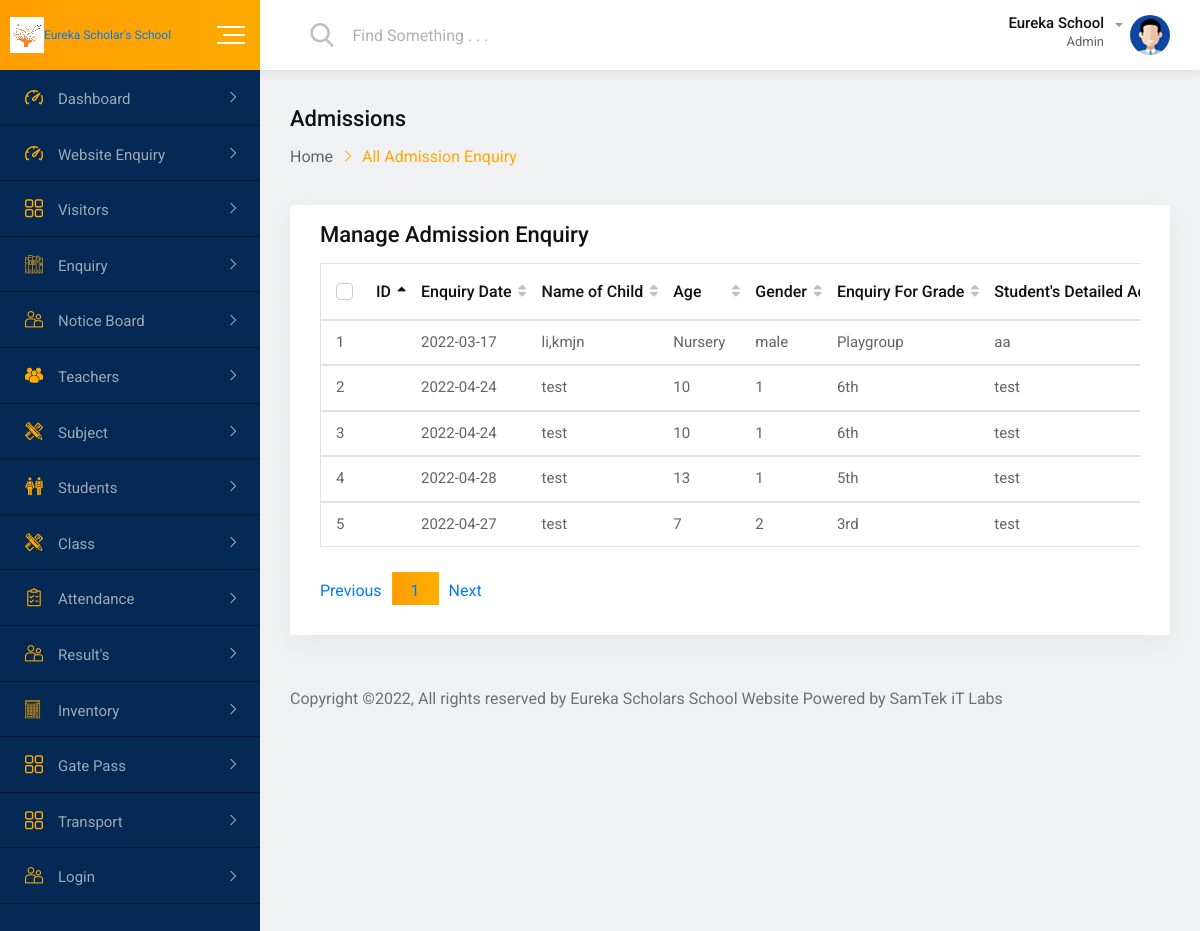
Page /all-admission-enquiry.php on the committed database.
### tables this page shows
CREATE TABLE `office_enq` (
  `Oid` int(200) NOT NULL,
  `enqdate` varchar(200) NOT NULL,
  `childName` varchar(200) NOT NULL,
  `age` varchar(150) NOT NULL,
  `sgender` varchar(200) NOT NULL,
  `class` varchar(100) NOT NULL,
  `saddress` varchar(200) NOT NULL,
  `PschoolName` varchar(200) NOT NULL,
  `PschoolBoard` varchar(200) NOT NULL,
  `PschoolLeave` varchar(200) NOT NULL,
  `sfname` varchar(200) NOT NULL,
  `Occupation` varchar(200) NOT NULL,
  `FatherMNo` text NOT NULL,
  `femail` varchar(200) NOT NULL,
  `smname` varchar(200) NOT NULL,
  `MOccupation` varchar(200) NOT NULL,
  `MotherMNo` varchar(200) NOT NULL,
  `memail` varchar(200) NOT NULL,
  `Come` varchar(200) NOT NULL,
  `enqhandle` varchar(200) NOT NULL,
  `enqtype` varchar(200) NOT NULL,
  `remark` varchar(200) NOT NULL,
  `followup` varchar(200) NOT NULL,
  `status` varchar(200) NOT NULL
);

### all-admission-enquiry.php (the view, shortened to what this page needs)
<?php
include 'db.php';
?>
<!doctype html>
<html class="no-js" lang="">
<head>
    <link rel="stylesheet" href="css/normalize.css">
    <link rel="stylesheet" href="css/main.css">
    <link rel="stylesheet" href="css/bootstrap.min.css">
    <link rel="stylesheet" href="css/all.min.css">
    <link rel="stylesheet" href="fonts/flaticon.css">
    <link rel="stylesheet" href="css/fullcalendar.min.css">
    <link rel="stylesheet" href="css/animate.min.css">
    <link rel="stylesheet" href="style.css">
</head>
<body>
    <div id="wrapper" class="wrapper bg-ash">
        <div class="navbar navbar-expand-md header-menu-one bg-light">
            <div class="nav-bar-header-one">
                <div class="header-logo">
                    <a href="index1.php">
                        <img src="img/icon.png" alt="logo"><span style="font-size:1vw","color:red;">Eureka Scholar's School</span>
                     </a>
                </div>
                <div class="toggle-button sidebar-toggle">
                    <button type="button" class="item-link">
                        <span class="btn-icon-wrap">
                            <span></span>
                            <span></span>
                            <span></span>
                        </span>
                    </button>
                </div>
            </div>
            <div class="header-main-menu collapse navbar-collapse" id="mobile-navbar">
                <ul class="navbar-nav">
                    <li class="navbar-item header-search-bar">
                        <div class="input-group stylish-input-group">
                            <span class="input-group-addon">
                                <button type="submit">
                                    <span class="flaticon-search" aria-hidden="true"></span>
                            </button>
                            </span>
                            <input type="text" class="form-control" placeholder="Find Something . . .">
                        </div>
                    </li>
                </ul>
                <ul class="navbar-nav">
                    <li class="navbar-item dropdown header-admin">
                        <a class="navbar-nav-link dropdown-toggle" href="#" role="button" data-toggle="dropdown" aria-expanded="false">
                            <div class="admin-title">
                                <h5 class="item-title">Eureka School</h5>
                                <span>Admin</span>
                            </div>
                            <div class="admin-img">
                                <img src="img/figure/admin.jpg" alt="Admin">
                            </div>
                        </a>
                    </li>
                     </div>
                        </div>
            </div>
        <div class="dashboard-page-one">
            <div class="sidebar-main sidebar-menu-one sidebar-expand-md sidebar-color">
                <div class="sidebar-menu-content">
                    <ul class="nav nav-sidebar-menu sidebar-toggle-view">
                        <li class="nav-item sidebar-nav-item">
                            <a href="index1.php" class="nav-link"><i class="flaticon-dashboard"></i><span>Dashboard</span></a>
                        </li>
						<li class="nav-item sidebar-nav-item">
                            <a href="enquiry.php" class="nav-link"><i class="flaticon-dashboard"></i><span>Website Enquiry</span></a>
                         </li>
						<li class="nav-item sidebar-nav-item">
                            <a href="#" class="nav-link"><i class="flaticon-menu-1"></i><span>Visitors</span></a>
                        </li>
						<li class="nav-item sidebar-nav-item">
                            <a href="#" class="nav-link"><i class="flaticon-books"></i><span>Enquiry</span></a>
                        </li>
						<li class="nav-item sidebar-nav-item">
                            <a href="#" class="nav-link"><i class="flaticon-couple"></i><span>Notice Board</span></a>
                        </li>
						<li class="nav-item sidebar-nav-item">
                            <a href="#" class="nav-link"><i
                                    class="flaticon-multiple-users-silhouette"></i><span>Teachers</span></a>
                        </li>
						<li class="nav-item sidebar-nav-item">
                            <a href="#" class="nav-link"><i
                                    class="flaticon-maths-class-materials-cross-of-a-pencil-and-a-ruler"></i><span>Subject</span></a>
                        </li>
                        <li class="nav-item sidebar-nav-item">
                            <a href="#" class="nav-link"><i class="flaticon-classmates"></i><span>Students</span></a>
                        </li>
                        <li class="nav-item sidebar-nav-item">
                            <a href="#" class="nav-link"><i
                                    class="flaticon-maths-class-materials-cross-of-a-pencil-and-a-ruler"></i><span>Class</span></a>
                        </li>
						<li class="nav-item sidebar-nav-item">
                            <a href="#" class="nav-link"><i class="flaticon-shopping-list"></i><span>Attendance</span></a>
                        </li>
                        <li class="nav-item sidebar-nav-item">
                            <a href="#" class="nav-link"><i class="flaticon-couple"></i><span>Result's</span></a>
                        </li>
                        <li class="nav-item sidebar-nav-item">
                            <a href="#" class="nav-link"><i class="flaticon-technological"></i><span>Inventory</span></a>
                        </li>
                        <li class="nav-item sidebar-nav-item">
                            <a href="#" class="nav-link"><i class="flaticon-menu-1"></i><span>Gate Pass</span></a>
                        </li>
                        <li class="nav-item sidebar-nav-item">
                            <a href="#" class="nav-link"><i class="flaticon-menu-1"></i><span>Transport</span></a>
                        </li>
                        <li class="nav-item sidebar-nav-item">
                            <a href="#" class="nav-link"><i class="flaticon-couple"></i><span>Login</span></a>
                        </li>
                    </ul>
                </div>
            </div>
            <div class="dashboard-content-one">
                <div class="breadcrumbs-area">
                    <h3>Admissions</h3>
                    <ul>
                        <li>
                            <a href="index1.php">Home</a>
                        </li>
                        <li>All Admission Enquiry</li>
                    </ul>
                </div>
                <div class="card height-auto">
                    <div class="card-body">
                        <div class="heading-layout1">
                            <div class="item-title">
                                <h3>Manage Admission Enquiry</h3>
                            </div>
                        </div>
                        <div class="table-responsive">
                            <table class="table display data-table text-nowrap">
                                <thead>
                                    <tr>
                                        <th>
                                            <div class="form-check">
                                                <label class="form-check-label">ID</label>
                                            </div>
                                        </th>
                                        <th>Enquiry Date</th>
                                            <th>Name of Child</th>
                                            <th>Age</th>
                                            <th>Gender</th>
                                            <th>Enquiry For Grade</th>
                                            <th>Student's Detailed Address</th>
                                            </tr>
                                        </thead>
										 <?php
				  $i=1;
				  $results1 = mysqli_query($conn, "select * from office_enq");
                  while ($row1 = mysqli_fetch_array($results1)) {
				  ?>
                                        <tbody id="geeks">
                                            <tr>
                                                <td><?php echo $i; ?></td>
                          <td><?php echo $row1['enqdate' ];?> </td>
                          <td><?php echo $row1['childName' ];?> </td>
                          <td><?php echo $row1['age' ];?> </td>
                          <td><?php echo $row1['sgender' ];?> </td>
                          <td><?php echo $row1['class' ];?> </td>
                          <td><?php echo $row1['saddress' ];?> </td>
                      <?php $i++;  } ?>
                                            </tr>
                                 </tbody>
                            </table>
                        </div>
                    </div>
                </div>
                <footer class="footer-wrap-layout1">
                    <div class="copyright">Copyright ©2022, All rights reserved by Eureka Scholars School Website Powered by SamTek iT Labs</a></div>
                </footer>
            </div>
        </div>
</body>
</html>

### css/main.css (style rules this page uses)
html { color: #222; font-size: 1em; line-height: 1.4; }
audio, canvas, iframe, img, svg, video { vertical-align: middle; }

### rows in the picture
office_enq: enqdate "2022-03-17", childName "li,kmjn", age "Nursery", sgender "male", class "Playgroup", saddress "aa"
office_enq: enqdate "2022-04-24", childName "test", age "10", sgender "1", class "6th", saddress "test"
office_enq: enqdate "2022-04-24", childName "test", age "10", sgender "1", class "6th", saddress "test"
office_enq: enqdate "2022-04-28", childName "test", age "13", sgender "1", class "5th", saddress "test"
office_enq: enqdate "2022-04-27", childName "test", age "7", sgender "2", class "3rd", saddress "test"
